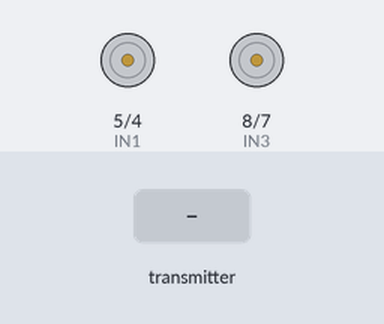
Bench run of a sketch on a simulated Arduino Uno, built with avr-gcc and run on an emulated ATmega328P. On the bench: motor-driver pin pairs drawn as motors (green arrow = first pin HIGH = forward, orange = second pin HIGH = backward, longer = more drive, scaled by the enable pin). Inputs (shaded band) come from the test bench.

Above: at 1.2 s.
1.3 s: the transmitter starts sending readChannel.0 = 1000
At 2.5 s:
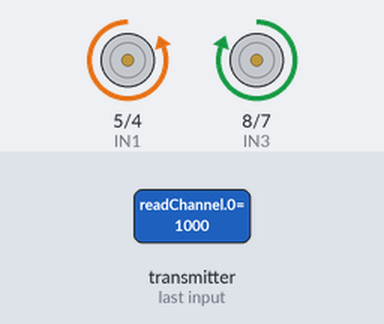
2.8 s: the transmitter starts sending readChannel.1 = 1000
At 3.2 s:
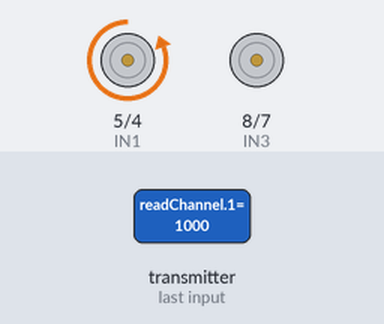
4.3 s: the transmitter starts sending readChannel.4 = 2000
At 5.5 s:
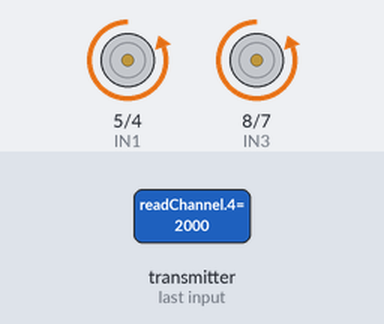
5.8 s: the transmitter starts sending readChannel.3 = 1250
At 6.9 s:
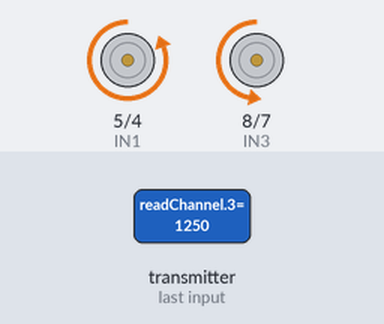
7.3 s: the transmitter starts sending readChannel.1 = 1500
At 8.1 s:
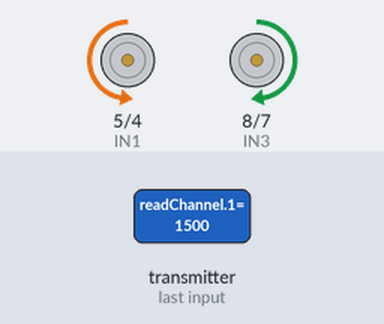
8.8 s: the transmitter starts sending readChannel.4 = 1000
At 9.3 s:
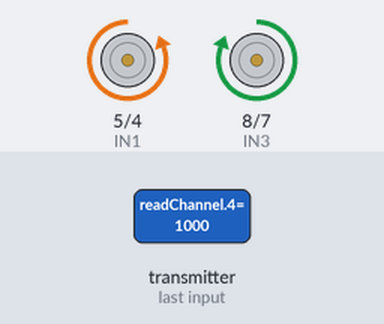
Timing chart, 0 to 11.3 s (numbered marks = the images above; inputs shaded):
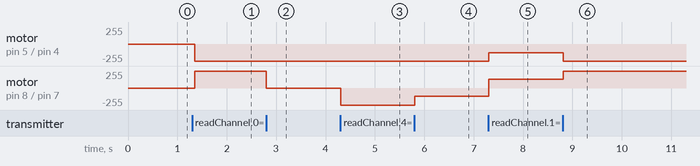

The sketch:

Mini_Soccer.ino
```cpp
#include <IBusBM.h>

IBusBM ibus;

// Motor driver pins
#define ENA 3
#define IN1 5
#define IN2 4

#define ENB 9
#define IN3 8
#define IN4 7

void setup() {
  Serial.begin(115200);
  ibus.begin(Serial);

  pinMode(ENA, OUTPUT);
  pinMode(ENB, OUTPUT);
  pinMode(IN1, OUTPUT);
  pinMode(IN2, OUTPUT);
  pinMode(IN3, OUTPUT);
  pinMode(IN4, OUTPUT);
}

int readChannel(byte channelInput, int minLimit, int maxLimit, int defaultv) {
  uint16_t ch = ibus.readChannel(channelInput);
  if (ch < 100) return defaultv;  // If no signal, return default
  return map(ch, 1000, 2000, minLimit, maxLimit);
}

bool readSwitch(byte channelInput, bool defaultv) {
  int intDefaultv = (defaultv) ? 100 : 0;
  int ch = readChannel(channelInput, 0, 100, intDefaultv);
  return (ch > 50);
}

void loop() {
  bool sw = readSwitch(4, false);  // Read switch from Channel 4

  int ch1, ch2, leftMotor, rightMotor;

  if (!sw) {
    ch1 = readChannel(0, -255, 255, 0);  // Aileron (Left/Right) from Channel 0
    ch2 = readChannel(1, -255, 255, 0);  // Elevator (Forward/Backward) from Channel 1
  } else {
    ch1 = readChannel(3, -255, 255, 0);  // Aileron (Left/Right) from Channel 3
    ch2 = readChannel(1, -255, 255, 0);  // Elevator (Forward/Backward) from Channel 1
  }

  // Software Elevon Mixing: Compute Left and Right Motor Speeds
  leftMotor = ch2 + ch1;
  rightMotor = ch2 - ch1;

  // Limit values within range
  leftMotor = constrain(leftMotor, -255, 255);
  rightMotor = constrain(rightMotor, -255, 255);

  controlMotors(leftMotor, rightMotor);

  delay(50);
}
```

motor_drive.ino
```cpp
void controlMotors(int leftMotor, int rightMotor) {
  leftMotor = constrain(leftMotor, -255, 255);
  rightMotor = constrain(rightMotor, -255, 255);

  int pwmLeft = abs(leftMotor);
  int pwmRight = abs(rightMotor);

  analogWrite(ENA, pwmLeft);
  analogWrite(ENB, pwmRight);

  // Left Motor Control
  if (leftMotor > 5) {
    digitalWrite(IN1, HIGH);
    digitalWrite(IN2, LOW);
  } else if (leftMotor < -5) {
    digitalWrite(IN1, LOW);
    digitalWrite(IN2, HIGH);
  } else {
    digitalWrite(IN1, LOW);
    digitalWrite(IN2, LOW);
  }

  // Right Motor Control
  if (rightMotor > 5) {
    digitalWrite(IN3, HIGH);
    digitalWrite(IN4, LOW);
  } else if (rightMotor < -5) {
    digitalWrite(IN3, LOW);
    digitalWrite(IN4, HIGH);
  } else {
    digitalWrite(IN3, LOW);
    digitalWrite(IN4, LOW);
  }
}
```

Measured:
- after the input at 1.3 s, motor on pin 5 (IN1) / pin 4 (IN2): stopped → backward 255/255 after 0.05 s; motor on pin 8 (IN3) / pin 7 (IN4): stopped → forward 255/255 after 0.05 s
- after the input at 2.8 s, motor on pin 8 (IN3) / pin 7 (IN4): forward 255/255 → stopped at once
- after the input at 4.3 s, motor on pin 8 (IN3) / pin 7 (IN4): stopped → backward 255/255 at once
- after the input at 5.8 s, motor on pin 8 (IN3) / pin 7 (IN4): backward 255/255 → backward 127/255 at once
- after the input at 7.3 s, motor on pin 5 (IN1) / pin 4 (IN2): backward 255/255 → backward 128/255 at once; motor on pin 8 (IN3) / pin 7 (IN4): backward 127/255 → forward 128/255 at once
- after the input at 8.8 s, motor on pin 5 (IN1) / pin 4 (IN2): backward 128/255 → backward 255/255 at once; motor on pin 8 (IN3) / pin 7 (IN4): forward 128/255 → forward 255/255 at once
